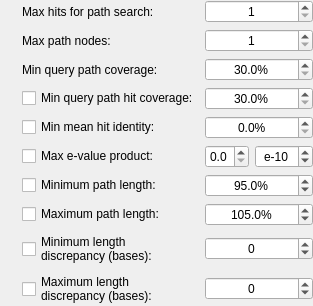
        <widget class="QWidget" name="widget_23" native="true">
         <layout class="QGridLayout" name="gridLayout_16">
          <property name="leftMargin">
           <number>0</number>
          </property>
          <property name="topMargin">
           <number>0</number>
          </property>
          <property name="rightMargin">
           <number>0</number>
          </property>
          <property name="bottomMargin">
           <number>0</number>
          </property>
          <item row="2" column="3" colspan="2">
           <widget class="QDoubleSpinBox" name="minQueryCoveredByPathSpinBox">
            <property name="alignment">
             <set>Qt::AlignCenter</set>
            </property>
            <property name="suffix">
             <string>%</string>
            </property>
            <property name="decimals">
             <number>1</number>
            </property>
            <property name="minimum">
             <double>30.000000000000000</double>
            </property>
           </widget>
          </item>
          <item row="3" column="1">
           <widget class="InfoTextWidget" name="minQueryCoveredByHitsInfoText" native="true">
            <property name="sizePolicy">
             <sizepolicy hsizetype="Fixed" vsizetype="Fixed">
              <horstretch>0</horstretch>
              <verstretch>0</verstretch>
             </sizepolicy>
            </property>
            <property name="minimumSize">
             <size>
              <width>16</width>
              <height>16</height>
             </size>
            </property>
           </widget>
          </item>
          <item row="3" column="3" colspan="2">
           <widget class="QDoubleSpinBox" name="minQueryCoveredByHitsSpinBox">
            <property name="alignment">
             <set>Qt::AlignCenter</set>
            </property>
            <property name="suffix">
             <string>%</string>
            </property>
            <property name="decimals">
             <number>1</number>
            </property>
            <property name="minimum">
             <double>30.000000000000000</double>
            </property>
            <property name="maximum">
             <double>100.000000000000000</double>
            </property>
           </widget>
          </item>
          <item row="1" column="3" colspan="2">
           <widget class="QSpinBox" name="maxPathNodesSpinBox">
            <property name="alignment">
             <set>Qt::AlignCenter</set>
            </property>
            <property name="minimum">
             <number>1</number>
            </property>
            <property name="maximum">
             <number>50</number>
            </property>
           </widget>
          </item>
          <item row="4" column="2">
           <widget class="QCheckBox" name="minMeanHitIdentityCheckBox">
            <property name="text">
             <string>Min mean hit identity:</string>
            </property>
           </widget>
          </item>
          <item row="3" column="2">
           <widget class="QCheckBox" name="minQueryCoveredByHitsCheckBox">
            <property name="text">
             <string>Min query path hit coverage:</string>
            </property>
           </widget>
          </item>
          <item row="10" column="2">
           <widget class="QCheckBox" name="maxLengthBaseDiscrepancyCheckBox">
            <property name="text">
             <string>Maximum length
discrepancy (bases):</string>
            </property>
           </widget>
          </item>
          <item row="6" column="2">
           <widget class="QCheckBox" name="maxEValueProductCheckBox">
            <property name="text">
             <string>Max e-value product:</string>
            </property>
           </widget>
          </item>
          <item row="8" column="2">
           <widget class="QCheckBox" name="maxLengthPercentageCheckBox">
            <property name="text">
             <string>Maximum path length:</string>
            </property>
           </widget>
          </item>
          <item row="2" column="2">
           <widget class="QLabel" name="minQueryCoveredByPathLabel">
            <property name="text">
             <string>Min query path coverage:</string>
            </property>
           </widget>
          </item>
          <item row="7" column="2">
           <widget class="QCheckBox" name="minLengthPercentageCheckBox">
            <property name="text">
             <string>Minimum path length:</string>
            </property>
           </widget>
          </item>
          <item row="9" column="2">
           <widget class="QCheckBox" name="minLengthBaseDiscrepancyCheckBox">
            <property name="text">
             <string>Minimum length
discrepancy (bases):</string>
            </property>
           </widget>
          </item>
          <item row="9" column="3" colspan="2">
           <widget class="QSpinBox" name="minLengthBaseDiscrepancySpinBox">
            <property name="alignment">
             <set>Qt::AlignCenter</set>
            </property>
            <property name="minimum">
             <number>-1000000</number>
            </property>
            <property name="maximum">
             <number>1000000</number>
            </property>
           </widget>
          </item>
          <item row="7" column="3" colspan="2">
           <widget class="QDoubleSpinBox" name="minLengthPercentageSpinBox">
            <property name="alignment">
             <set>Qt::AlignCenter</set>
            </property>
            <property name="suffix">
             <string>%</string>
            </property>
            <property name="decimals">
             <number>1</number>
            </property>
            <property name="minimum">
             <double>0.000000000000000</double>
            </property>
            <property name="maximum">
             <double>1000000.000000000000000</double>
            </property>
            <property name="value">
             <double>95.000000000000000</double>
            </property>
           </widget>
          </item>
          <item row="10" column="3" colspan="2">
           <widget class="QSpinBox" name="maxLengthBaseDiscrepancySpinBox">
            <property name="alignment">
             <set>Qt::AlignCenter</set>
            </property>
            <property name="minimum">
             <number>-1000000</number>
            </property>
            <property name="maximum">
             <number>1000000</number>
            </property>
           </widget>
          </item>
          <item row="8" column="3" colspan="2">
           <widget class="QDoubleSpinBox" name="maxLengthPercentageSpinBox">
            <property name="alignment">
             <set>Qt::AlignCenter</set>
            </property>
            <property name="suffix">
             <string>%</string>
            </property>
            <property name="decimals">
             <number>1</number>
            </property>
            <property name="maximum">
             <double>1000000.000000000000000</double>
            </property>
            <property name="value">
             <double>105.000000000000000</double>
            </property>
           </widget>
          </item>
          <item row="7" column="1">
           <widget class="InfoTextWidget" name="minLengthPercentageInfoText" native="true">
            <property name="sizePolicy">
             <sizepolicy hsizetype="Fixed" vsizetype="Fixed">
              <horstretch>0</horstretch>
              <verstretch>0</verstretch>
             </sizepolicy>
            </property>
            <property name="minimumSize">
             <size>
              <width>16</width>
              <height>16</height>
             </size>
            </property>
           </widget>
          </item>
          <item row="8" column="1">
           <widget class="InfoTextWidget" name="maxLengthPercentageInfoText" native="true">
            <property name="sizePolicy">
             <sizepolicy hsizetype="Fixed" vsizetype="Fixed">
              <horstretch>0</horstretch>
              <verstretch>0</verstretch>
             </sizepolicy>
            </property>
            <property name="minimumSize">
             <size>
              <width>16</width>
              <height>16</height>
             </size>
            </property>
           </widget>
          </item>
          <item row="9" column="1">
           <widget class="InfoTextWidget" name="minLengthBaseDiscrepancyInfoText" native="true">
            <property name="sizePolicy">
             <sizepolicy hsizetype="Fixed" vsizetype="Fixed">
              <horstretch>0</horstretch>
              <verstretch>0</verstretch>
             </sizepolicy>
            </property>
            <property name="minimumSize">
             <size>
              <width>16</width>
              <height>16</height>
             </size>
            </property>
           </widget>
          </item>
          <item row="10" column="1">
           <widget class="InfoTextWidget" name="maxLengthBaseDiscrepancyInfoText" native="true">
            <property name="sizePolicy">
             <sizepolicy hsizetype="Fixed" vsizetype="Fixed">
              <horstretch>0</horstretch>
              <verstretch>0</verstretch>
             </sizepolicy>
            </property>
            <property name="minimumSize">
             <size>
              <width>16</width>
              <height>16</height>
             </size>
            </property>
           </widget>
          </item>
          <item row="4" column="1">
           <widget class="InfoTextWidget" name="minMeanHitIdentityInfoText" native="true">
            <property name="sizePolicy">
             <sizepolicy hsizetype="Fixed" vsizetype="Fixed">
              <horstretch>0</horstretch>
              <verstretch>0</verstretch>
             </sizepolicy>
            </property>
            <property name="minimumSize">
             <size>
              <width>16</width>
              <height>16</height>
             </size>
            </property>
           </widget>
          </item>
          <item row="1" column="1">
           <widget class="InfoTextWidget" name="maxPathNodesInfoText" native="true">
            <property name="sizePolicy">
             <sizepolicy hsizetype="Fixed" vsizetype="Fixed">
              <horstretch>0</horstretch>
              <verstretch>0</verstretch>
             </sizepolicy>
            </property>
            <property name="minimumSize">
             <size>
              <width>16</width>
              <height>16</height>
             </size>
            </property>
           </widget>
          </item>
          <item row="6" column="1">
           <widget class="InfoTextWidget" name="maxEvalueProductInfoText" native="true">
            <property name="sizePolicy">
             <sizepolicy hsizetype="Fixed" vsizetype="Fixed">
              <horstretch>0</horstretch>
              <verstretch>0</verstretch>
             </sizepolicy>
            </property>
            <property name="minimumSize">
             <size>
              <width>16</width>
              <height>16</height>
             </size>
            </property>
           </widget>
          </item>
          <item row="2" column="1">
           <widget class="InfoTextWidget" name="minQueryCoveredByPathInfoText" native="true">
            <property name="sizePolicy">
             <sizepolicy hsizetype="Fixed" vsizetype="Fixed">
              <horstretch>0</horstretch>
              <verstretch>0</verstretch>
             </sizepolicy>
            </property>
            <property name="minimumSize">
             <size>
              <width>16</width>
              <height>16</height>
             </size>
            </property>
           </widget>
          </item>
          <item row="1" column="2">
           <widget class="QLabel" name="label_35">
            <property name="sizePolicy">
             <sizepolicy hsizetype="Minimum" vsizetype="Preferred">
              <horstretch>0</horstretch>
              <verstretch>0</verstretch>
             </sizepolicy>
            </property>
            <property name="text">
             <string>Max path nodes:</string>
            </property>
           </widget>
          </item>
          <item row="1" column="5">
           <spacer name="horizontalSpacer_22">
            <property name="orientation">
             <enum>Qt::Horizontal</enum>
            </property>
            <property name="sizeType">
             <enum>QSizePolicy::Expanding</enum>
            </property>
            <property name="sizeHint" stdset="0">
             <size>
              <width>0</width>
              <height>20</height>
             </size>
            </property>
           </spacer>
          </item>
          <item row="6" column="4">
           <widget class="QSpinBox" name="maxEValueExponentSpinBox">
            <property name="alignment">
             <set>Qt::AlignCenter</set>
            </property>
            <property name="prefix">
             <string>e</string>
            </property>
            <property name="minimum">
             <number>-999</number>
            </property>
            <property name="maximum">
             <number>1</number>
            </property>
            <property name="value">
             <number>-10</number>
            </property>
           </widget>
          </item>
          <item row="1" column="0">
           <spacer name="horizontalSpacer_21">
            <property name="orientation">
             <enum>Qt::Horizontal</enum>
            </property>
            <property name="sizeType">
             <enum>QSizePolicy::Expanding</enum>
            </property>
            <property name="sizeHint" stdset="0">
             <size>
              <width>0</width>
              <height>20</height>
             </size>
            </property>
           </spacer>
          </item>
          <item row="6" column="3">
           <widget class="QDoubleSpinBox" name="maxEValueCoefficientSpinBox">
            <property name="decimals">
             <number>1</number>
            </property>
            <property name="maximum">
             <double>9.900000000000000</double>
            </property>
           </widget>
          </item>
          <item row="4" column="3" colspan="2">
           <widget class="QDoubleSpinBox" name="minMeanHitIdentitySpinBox">
            <property name="alignment">
             <set>Qt::AlignCenter</set>
            </property>
            <property name="suffix">
             <string>%</string>
            </property>
            <property name="decimals">
             <number>1</number>
            </property>
            <property name="maximum">
             <double>100.000000000000000</double>
            </property>
           </widget>
          </item>
          <item row="0" column="2">
           <widget class="QLabel" name="label_41">
            <property name="sizePolicy">
             <sizepolicy hsizetype="Minimum" vsizetype="Preferred">
              <horstretch>0</horstretch>
              <verstretch>0</verstretch>
             </sizepolicy>
            </property>
            <property name="text">
             <string>Max hits for path search:</string>
            </property>
           </widget>
          </item>
          <item row="0" column="3" colspan="2">
           <widget class="QSpinBox" name="maxHitsForQueryPathSpinBox">
            <property name="alignment">
             <set>Qt::AlignCenter</set>
            </property>
            <property name="minimum">
             <number>1</number>
            </property>
            <property name="maximum">
             <number>50</number>
            </property>
           </widget>
          </item>
          <item row="0" column="1">
           <widget class="InfoTextWidget" name="maxHitsForQueryPathInfoText" native="true">
            <property name="sizePolicy">
             <sizepolicy hsizetype="Fixed" vsizetype="Fixed">
              <horstretch>0</horstretch>
              <verstretch>0</verstretch>
             </sizepolicy>
            </property>
            <property name="minimumSize">
             <size>
              <width>16</width>
              <height>16</height>
             </size>
            </property>
           </widget>
          </item>
         </layout>
        </widget>
